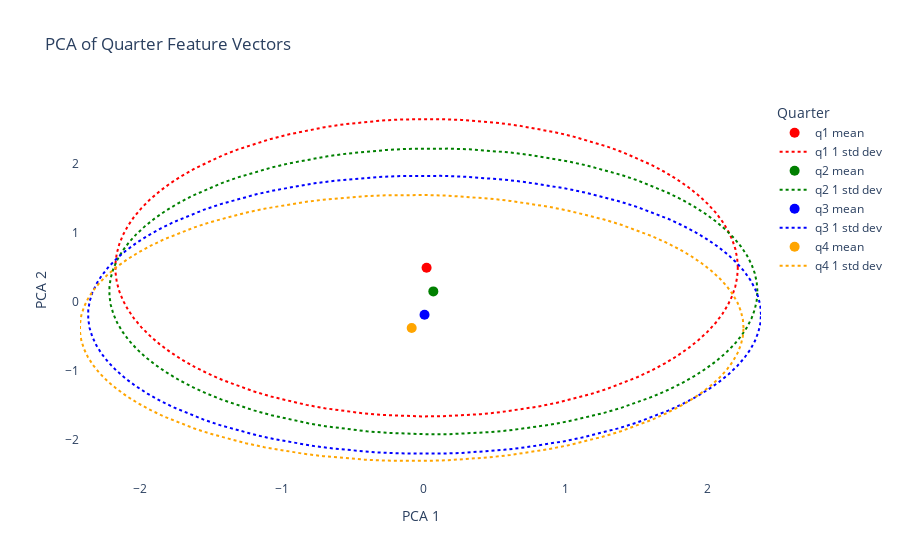

The notebook cell this image was saved under:
### Code cell
# PCA visualisation of quarters in 2D

# import PCA if not already imported
from sklearn.decomposition import PCA

# prepare data for PCA
features = [f'feature_{i+1}' for i in range(16)]
quarters = sorted(vectors_df['quarter'].unique())

# stack all feature vectors for PCA fit
all_vectors = vectors_df.select(features).to_numpy()

# fit PCA and transform
pca = PCA(n_components=2)
all_vectors_2d = pca.fit_transform(all_vectors)

# add PCA results to DataFrame
vectors_df = vectors_df.with_columns([
    pl.Series('pca1', all_vectors_2d[:, 0]),
    pl.Series('pca2', all_vectors_2d[:, 1])
])

# compute means and standard deviations for each quarter
quarter_stats = {}
for q in quarters:
    q_df = vectors_df.filter(pl.col('quarter') == q)
    pca1 = q_df['pca1'].to_numpy()
    pca2 = q_df['pca2'].to_numpy()
    mean = np.array([pca1.mean(), pca2.mean()])
    std = np.array([pca1.std(), pca2.std()])
    quarter_stats[q] = {'mean': mean, 'std': std}

# plot each quarter as dot and circle
colour_map = {'q1': 'red', 'q2': 'green', 'q3': 'blue', 'q4': 'orange'}
fig = go.Figure()

for q in quarters:
    mean = quarter_stats[q]['mean']
    std = quarter_stats[q]['std']
    colour = colour_map.get(q, 'black')
    # dot for mean
    fig.add_trace(go.Scatter(
        x=[mean[0]], y=[mean[1]],
        mode='markers',
        marker=dict(size=10, color=colour),
        name=f'{q} mean',
        showlegend=True
    ))
    # circle for 1 std dev
    theta = np.linspace(0, 2 * np.pi, 100)
    circle_x = mean[0] + std[0] * np.cos(theta)
    circle_y = mean[1] + std[1] * np.sin(theta)
    fig.add_trace(go.Scatter(
        x=circle_x, y=circle_y,
        mode='lines',
        line=dict(color=colour, width=2, dash='dot'),
        name=f'{q} 1 std dev',
        showlegend=True
    ))

# final plot layout
fig.update_layout(
    title='PCA of Quarter Feature Vectors',
    xaxis_title='PCA 1',
    yaxis_title='PCA 2',
    plot_bgcolor='white',
    legend_title='Quarter'
)
fig.show()
